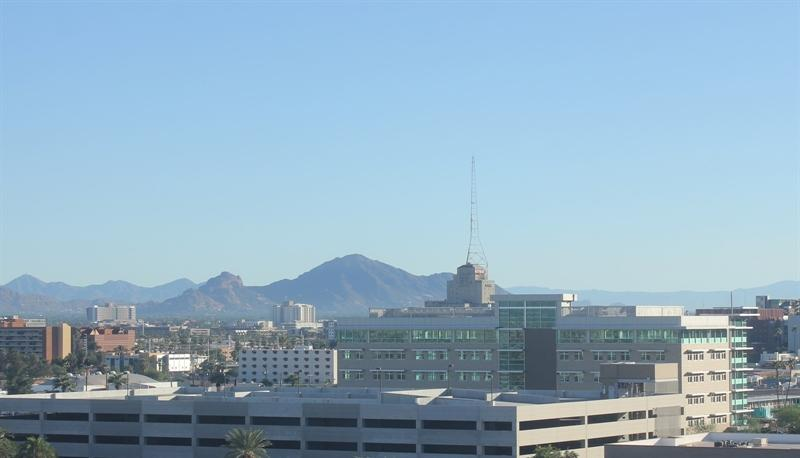
#> input picture day_night_images/test/day/20151101_152050.jpg, 800 x 458 px; its folder holds only this picture in this run
$ jupyter execute --allow-errors nightday.ipynb   (shell and % lines are left out)
#> lines starting #> are read from the running program, lines starting #| are printed output that depends on the picture; after the words box and inside, x2 and y2 are one past the last pixel; in counts of white or black regions, pixels touching at a corner belong together
[cell 1]
from google.colab import drive
drive.mount('/content/drive')

[cell 2]
#!unzip "/content/drive/MyDrive/Image_Representation_.zip" -d "/content/myproject"

[cell 3]
# Helper functions

import os
import glob # library for loading images from a directory
import matplotlib.image as mpimg

import cv2


# This function loads in images and their labels and places them in a list
# The list contains all images and their associated labels
# For example, after data is loaded, im_list[0][:] will be the first image-label pair in the list
def load_dataset(image_dir):

    # Populate this empty image list
    im_list = []
    image_types = ["day", "night"]
    c = 0
    # Iterate through each color folder
    for im_type in image_types:

        # Iterate through each image file in each image_type folder
        # glob reads in any image with the extension "image_dir/im_type/*"
        for file in glob.glob(os.path.join(image_dir, im_type, "*")):

            # Read in the image
            im = mpimg.imread(file)
#> im is the input picture: shape (458, 800, 3); mean R, G, B 145.1, 173.9, 193.1

            # Check if the image exists/if it's been correctly read-in
            if not im is None:
                # Append the image, and it's type (red, green, yellow) to the image list
                im_list.append((im, im_type))
                c = c + 1
    print(c)

    return im_list


## Standardize the input images
# Resize each image to the desired input size: 600x1100px (hxw).

## Standardize the output
# With each loaded image, we also specify the expected output.
# For this, we use binary numerical values 0/1 = night/day.


# This function should take in an RGB image and return a new, standardized version
# 600 height x 1100 width image size (px x px)
def standardize_input(image):

    # Resize image and pre-process so that all "standard" images are the same size
    standard_im = cv2.resize(image, (1100, 600))

    return standard_im


# Examples:
# encode("day") should return: 1
# encode("night") should return: 0
def encode(label):

    numerical_val = 0
    if(label == 'day'):
        numerical_val = 1
    # else it is night and can stay 0

    return numerical_val

# using both functions above, standardize the input images and output labels
def standardize(image_list):

    # Empty image data array
    standard_list = []

    # Iterate through all the image-label pairs
    for item in image_list:
        image = item[0]
        label = item[1]

        # Standardize the image
        standardized_im = standardize_input(image)

        # Create a numerical label
        binary_label = encode(label)

        # Append the image, and it's one hot encoded label to the full, processed list of image data
        standard_list.append((standardized_im, binary_label))

    return standard_list

[cell 4]
import cv2
import numpy as np
import matplotlib.pyplot as plt
import matplotlib.image as mpimg

[cell 5]
image_dir_training = "/content/drive/MyDrive/Image_Representation_/day_night_images/training"
image_dir_test = "/content/drive/MyDrive/Image_Representation_/day_night_images/test"

[cell 6]
IMAGE_LIST = load_dataset(image_dir_training)
#> IMAGE_LIST = 1 item

[cell 7]
image_index = 0
selected_image = IMAGE_LIST[image_index][0]
selected_label = IMAGE_LIST[image_index][1]
#> selected_label = 'day'

# Print out 1. The shape of the image and 2. The image's label `selected_label`
print(f"Shape of image: {selected_image.shape}")
#| Shape of image: (458, 800, 3)
print(f"Image label: {selected_label}")
#| Image label: day

## Find first day image
for image_label_pair in IMAGE_LIST:
    if(image_label_pair[1] == "day"):
        image_day = image_label_pair[0]
        break
#> this loop made 1 pass

## Find first night image
for image_label_pair in IMAGE_LIST:
    if(image_label_pair[1] == "night"):
        image_night = image_label_pair[0]
        break

f, (ax1, ax2) = plt.subplots(1, 2, figsize=(20,10))

ax1.set_title('Day')
ax1.imshow(image_day)

ax2.set_title('Night')
#> (the rest of this cell did not finish here and is left out)

[cell 8]
# This function should take in an RGB image and return a new, standardized version
def standardize_input(image):

    # Resize image so that all "standard" images are the same size 600x1100 (hxw)
    standard_im = cv2.resize(image, dsize=(1100, 600), interpolation=cv2.INTER_CUBIC)
    return standard_im

[cell 9]
def encode(label):
    if label == "day":
        numerical_val = 1
    elif label == "night":
        numerical_val = 0

    return numerical_val

[cell 10]
def standardize(image_list):

    # Empty image data array
    standard_list = []

    # Iterate through all the image-label pairs
    for item in image_list:
        image = item[0]
        label = item[1]

        # Standardize the image
        standardized_im = standardize_input(image)

        # Create a numerical label
        binary_label = encode(label)

        # Append the image, and it's one hot encoded label to the full, processed list of image data
        standard_list.append((standardized_im, binary_label))
#> this loop made 1 pass
#> (label, binary_label) on pass 1: ('day', 1)
#> pass 1, in standardize_input, `standard_im = cv2.resize(image, dsize=(1100, 600), interpolation=cv2.I..`:
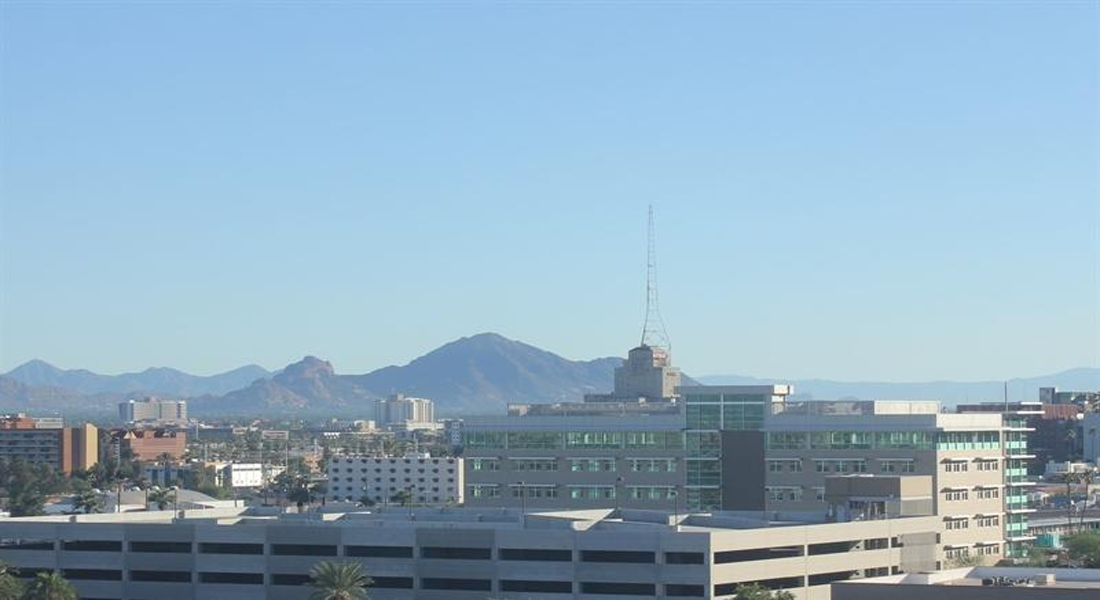
#> standard_im: shape (600, 1100, 3); mean R, G, B 145.1, 173.9, 193.1
#> after the loop, standard_list = 1 item

    return standard_list

# Standardize all training images
STANDARDIZED_LIST = standardize(IMAGE_LIST)
#> STANDARDIZED_LIST = 1 item

[cell 11]
image_num = 130
#> (the rest of this cell did not finish here and is left out)

[cell 12]
image_num = 0
test_im = STANDARDIZED_LIST[image_num][0]
test_label = STANDARDIZED_LIST[image_num][1]
#> test_label = 1

# Convert to HSV
hsv = cv2.cvtColor(test_im, cv2.COLOR_RGB2HSV)
#> hsv: shape (600, 1100, 3); mean H, S, V 97.2, 65.1, 194.3

# Print image label
print('Label: ' + str(test_label))
#| Label: 1

# HSV channels
h = hsv[:,:,0]
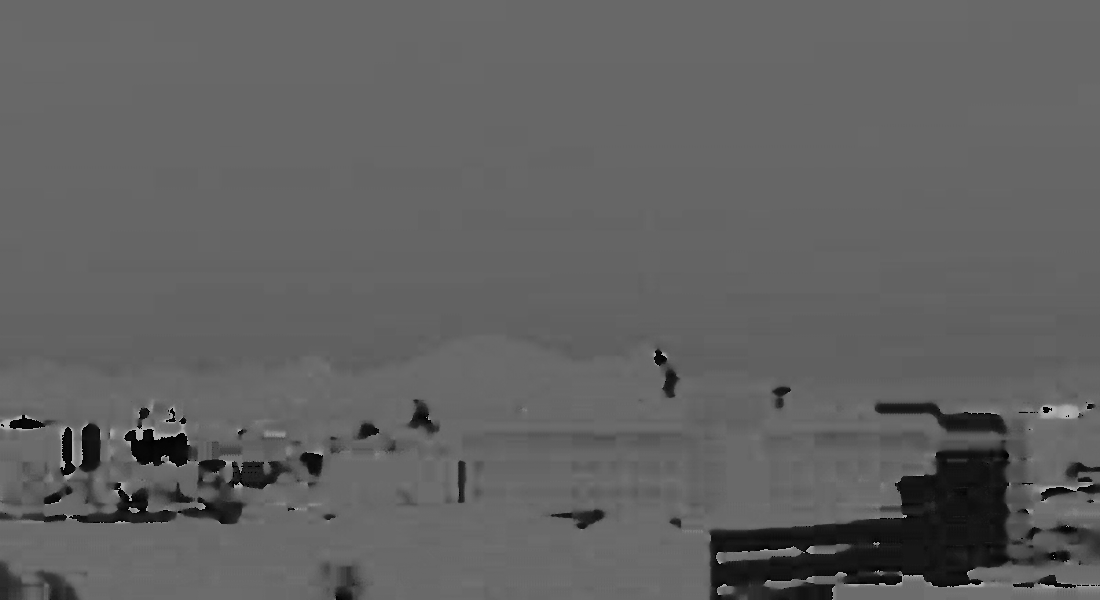
#> h: shape (600, 1100); min 0, max 179, mean 97.2
s = hsv[:,:,1]
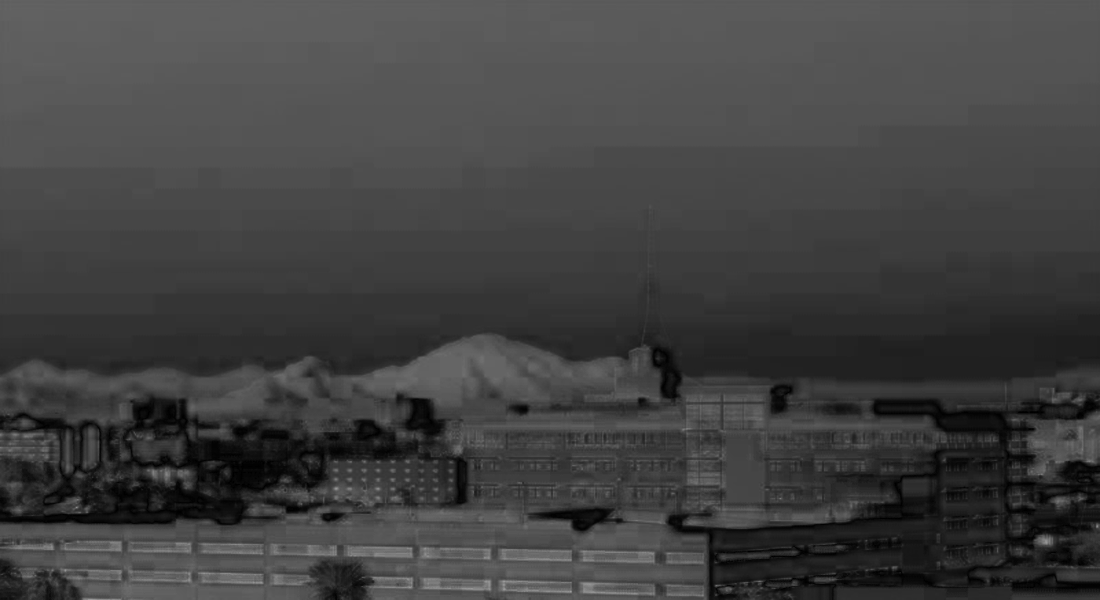
#> s: shape (600, 1100); min 0, max 156, mean 65.1
v = hsv[:,:,2]
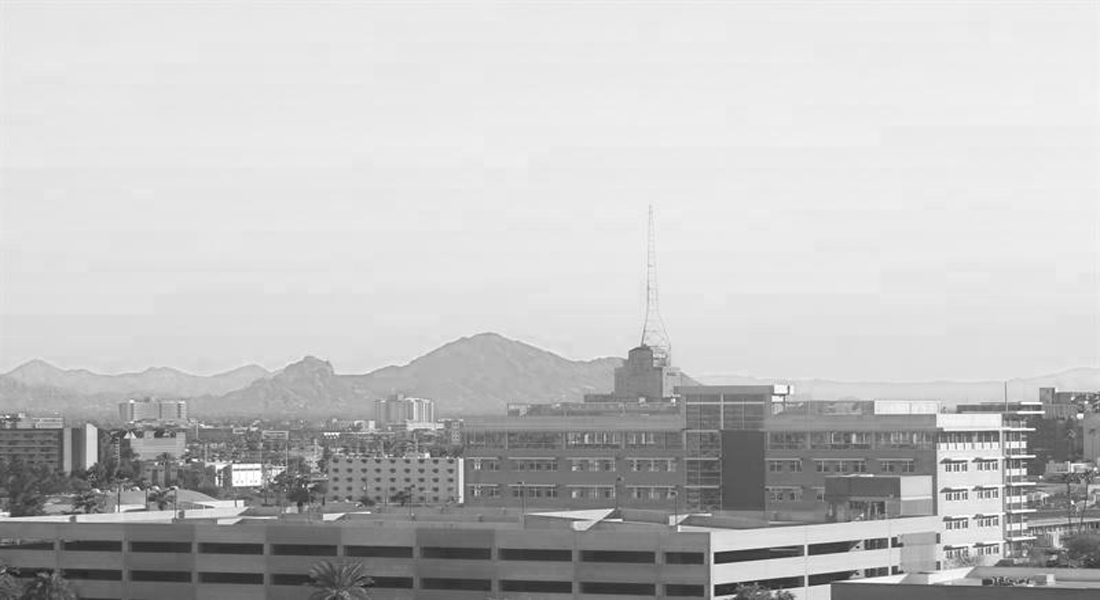
#> v: shape (600, 1100); min 28, max 255, mean 194.3

# Plot the original image and the three channels
f, (ax1, ax2, ax3, ax4) = plt.subplots(1, 4, figsize=(20,10))
ax1.set_title('Standardized image')
ax1.imshow(test_im)
ax2.set_title('H channel')
ax2.imshow(h, cmap='gray')
ax3.set_title('S channel')
ax3.imshow(s, cmap='gray')
ax4.set_title('V channel')
ax4.imshow(v, cmap='gray')

[cell 13]
def avg_brightness(rgb_image):

    # Convert image to HSV
    hsv = cv2.cvtColor(rgb_image, cv2.COLOR_RGB2HSV)

    # Add up all the pixel values in the V channel
    sum_brightness = np.sum(hsv[:,:,2])

    # Calculate the average brightness using the area of the image
    height = rgb_image.shape[0]
    width = rgb_image.shape[1]
    area = height*width
    # and the sum calculated above
    avg = sum_brightness/area
    return avg

[cell 14]
night_brightness = []
day_brightness = []

for image in STANDARDIZED_LIST:
    if image[1] == 0:
        night_brightness.append(avg_brightness(image[0]))
    elif image[1] == 1:
        day_brightness.append(avg_brightness(image[0]))
#> this loop made 1 pass
#> after the loop, day_brightness = [194.3]; night_brightness = []

avg_day_brightness = np.mean(day_brightness)
#> avg_day_brightness = 194.3
avg_night_brightness = np.mean(night_brightness)
#> avg_night_brightness = nan
min_day_brightness = np.min(day_brightness)
#> min_day_brightness = 194.3
max_day_brightness = np.max(day_brightness)
#> max_day_brightness = 194.3
#> (the rest of this cell did not finish here and is left out)

[cell 15]
def colors_green_blue(rgb_image):
  hsv = cv2.cvtColor(rgb_image,cv2.COLOR_RGB2HSV)
  lower_hue = np.array([87,8,84])
  upper_hue = np.array([118,38,255])
  #lower_hue = np.array([90,0,0])
  #upper_hue = np.array([135,255,255])
  mask_hsv = cv2.inRange(hsv,lower_hue,upper_hue)
  # plt.imshow(mask_hsv)
  sum_color = np.sum(mask_hsv)
  height = rgb_image.shape[0]
  width = rgb_image.shape[1]
  area = height*width
  amount = ((sum_color / area)/255) * 100

  return amount

[cell 16]
night_color = []
day_color = []

for image in STANDARDIZED_LIST:
    if image[1] == 0:
        night_color.append(colors_green_blue(image[0]))
    elif image[1] == 1:
        day_color.append(colors_green_blue(image[0]))
#> this loop made 1 pass
#> pass 1, in colors_green_blue, `mask_hsv = cv2.inRange(hsv,lower_hue,upper_hue)`:
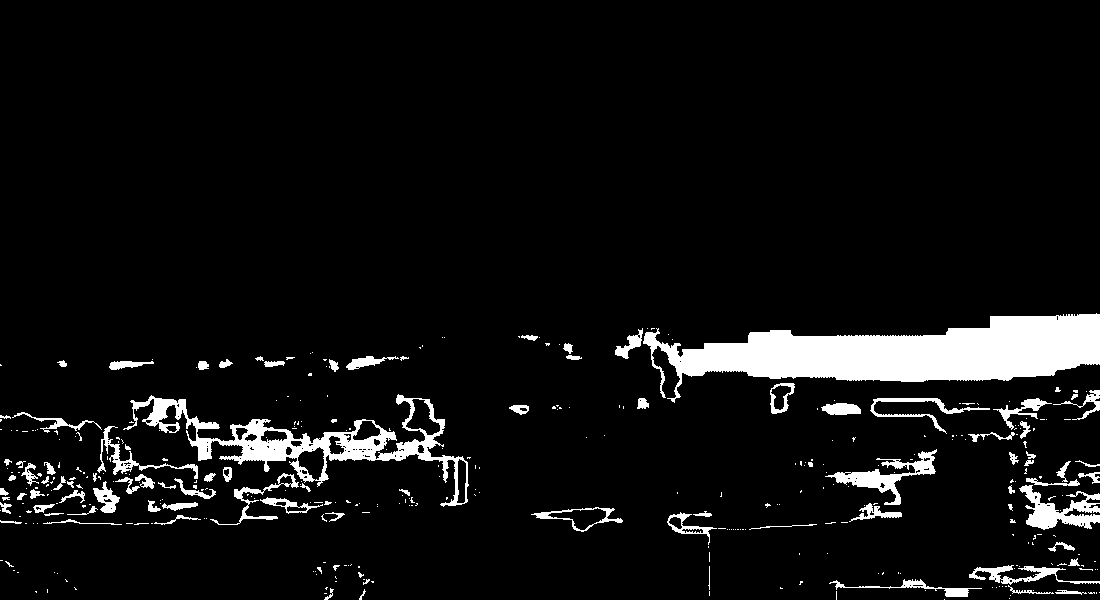
#> mask_hsv: shape (600, 1100); 6.7% white; 377 white regions (284 under 20 px), largest, box (x1, y1, x2, y2) and area: (643, 313, 1100, 403) 20166, (123, 394, 469, 507) 7246, (1019, 485, 1100, 530) 1664
#> after the loop, day_color = [6.69]; night_color = []


avg_day_brightness = np.mean(day_color)
#> avg_day_brightness = 6.69
avg_night_brightness = np.mean(night_color)
min_day_brightness = np.min(day_color)
#> min_day_brightness = 6.69
max_day_brightness = np.max(day_color)
#> max_day_brightness = 6.69
#> (the rest of this cell did not finish here and is left out)

[cell 17]
def estimate_label(rgb_image):

    avg = avg_brightness(rgb_image)
    amount = colors_green_blue(rgb_image)

    predicted_label = 0

    threshold = 94.67
    threshold2= 0.7

    if avg > threshold and amount > threshold2:
        predicted_label = 1


    return predicted_label

[cell 18]
import random

# Using the load_dataset function in helpers.py
# Load test data
TEST_IMAGE_LIST = load_dataset(image_dir_test)
#> TEST_IMAGE_LIST = 1 item

# Standardize the test data
STANDARDIZED_TEST_LIST = standardize(TEST_IMAGE_LIST)
#> the loop in standardize (call 2), `for item in image_list:` made 1 pass
#> STANDARDIZED_TEST_LIST = 1 item

# Shuffle the standardized test data
random.shuffle(STANDARDIZED_TEST_LIST)

[cell 19]
def get_misclassified_images(test_images):
    misclassified_images_labels = []
    # Iterate through all the test images
    for image in test_images:
      im = image[0]
      true_label = image[1]
      predicted_label = estimate_label(im)

      if(predicted_label != true_label):
        misclassified_images_labels.append((im,predicted_label, true_label))
#> this loop made 1 pass
#> true_label on pass 1: 1
#> after the loop, misclassified_images_labels = []

    # Classify each image and compare to the true label
        # Get true data
        # Get predicted label from your classifier
        # Compare true and predicted labels
            # If these labels are not equal, the image has been misclassified

    # Return the list of misclassified [image, predicted_label, true_label] values


    return misclassified_images_labels

[cell 20]
MISCLASSIFIED = get_misclassified_images(STANDARDIZED_TEST_LIST)
#> MISCLASSIFIED = []

total = len(STANDARDIZED_TEST_LIST)
#> total = 1
num_correct = total - len(MISCLASSIFIED)
#> num_correct = 1
accuracy = num_correct/total
#> accuracy = 1

print('Accuracy: ' + str(accuracy))
#| Accuracy: 1.0
print("Number of misclassified images = " + str(len(MISCLASSIFIED)) +' out of '+ str(total))
#| Number of misclassified images = 0 out of 1
